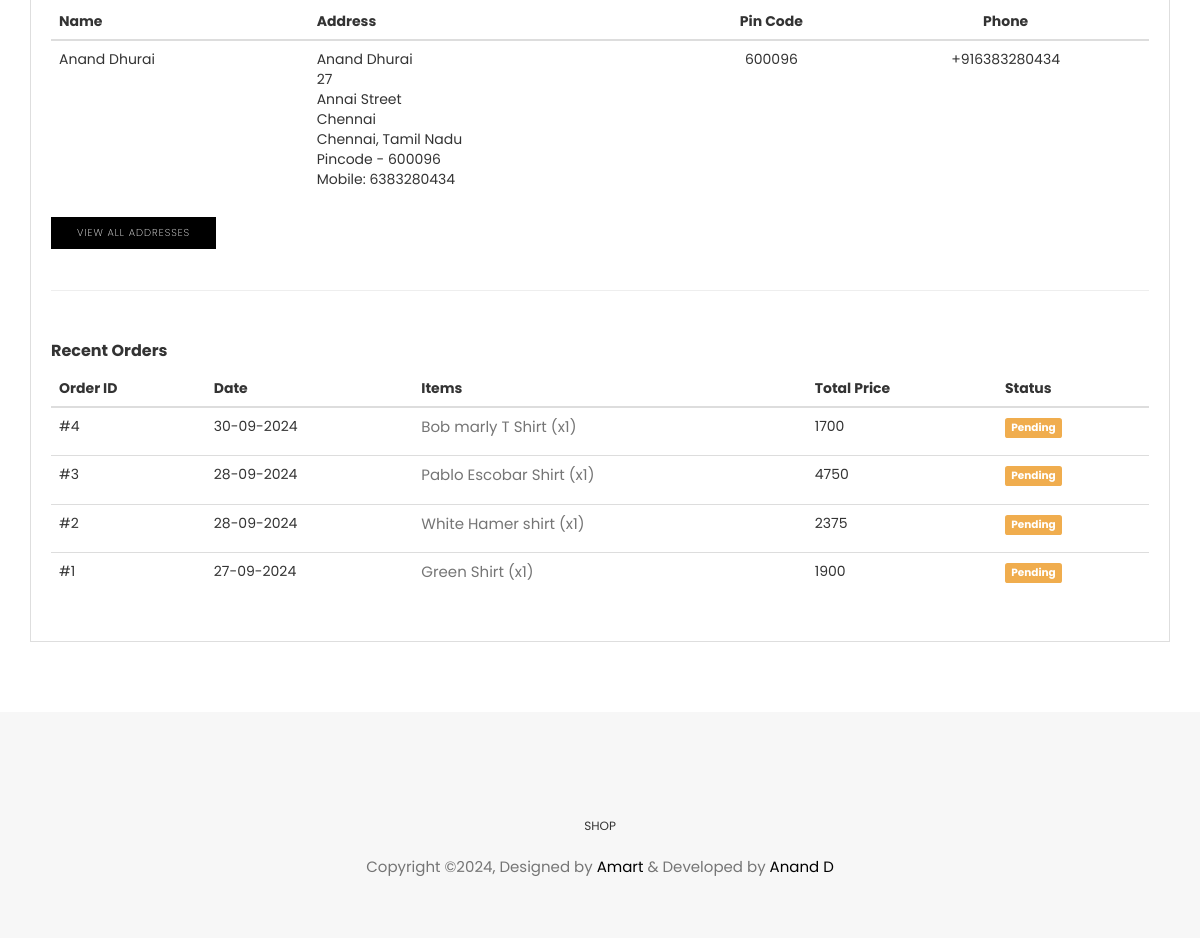
Page /customer/ (signed in, lower part) on the earlier database version.
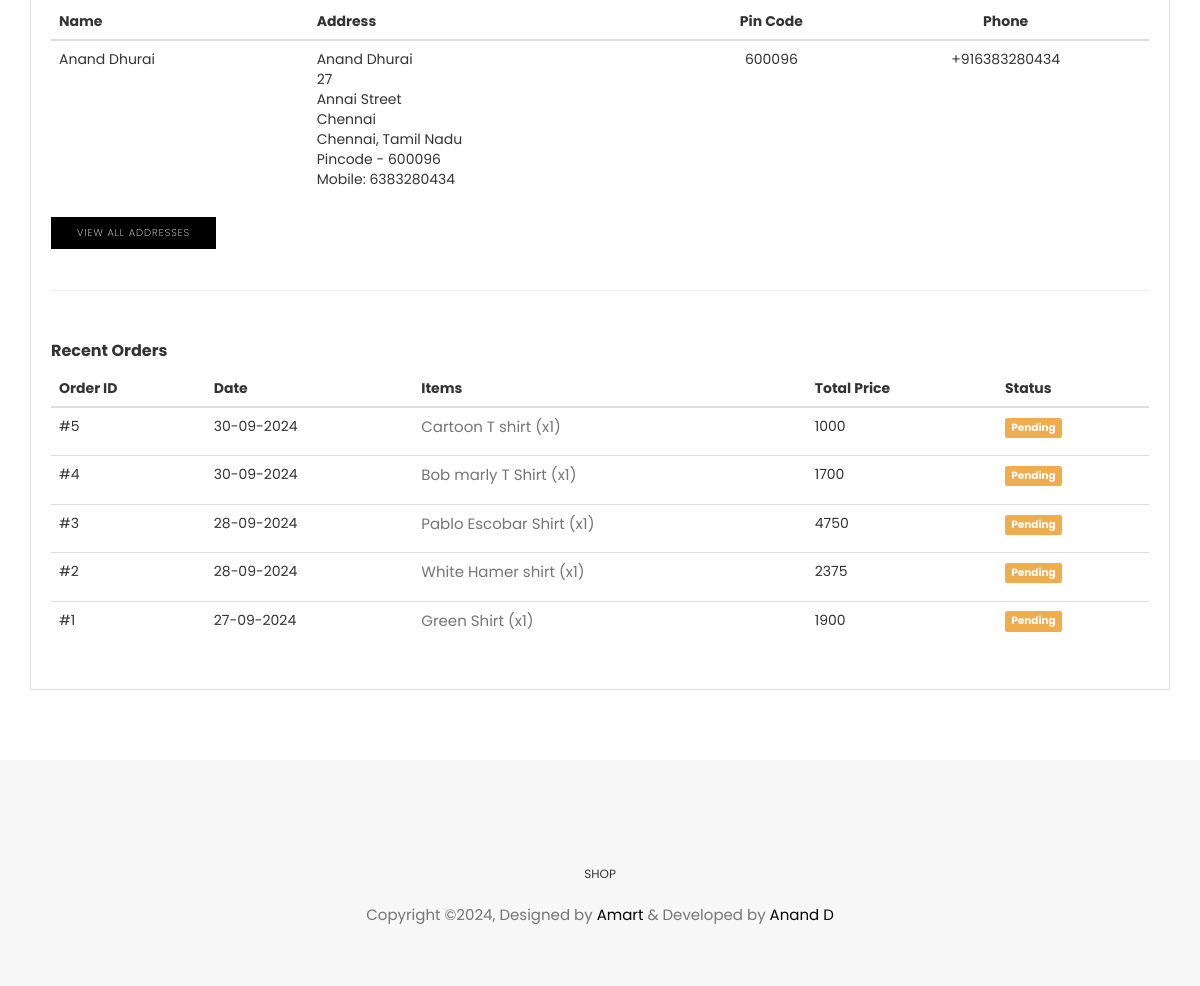
Same page on the later database version.
### customer/models.py (models this page shows, shortened)
class Order(models.Model):
    STATUS_CHOICES = [
        ("pending", "pending"),
        ("confirmed", "confirmed"),
        ("shipped", "shipped"),
        ("delivered", "delivered"),
    ]
    customer = models.ForeignKey(Customer, on_delete=models.CASCADE)
    address = models.TextField()
    total_amount = models.PositiveIntegerField()
    discount = models.PositiveIntegerField(null=True, blank=True)
    offer = models.PositiveIntegerField(null=True, blank=True)
    coupon = models.ForeignKey(Coupon, on_delete=models.SET_NULL, null=True, blank=True)
    is_paid = models.BooleanField(default=False)
    payment_method = models.TextField()
    status = models.CharField(max_length=20, choices=STATUS_CHOICES, default="pending")
    created_at = models.DateTimeField(auto_now_add=True)
    updated_at = models.DateTimeField(auto_now=True)
    class Meta:
        ordering = ["-created_at"]

class OrderItem(models.Model):
    STATUS_CHOICES = [
        ("pending", "pending"),
        ("confirmed", "confirmed"),
        ("shipped", "shipped"),
        ("delivered", "delivered"),
        ("cancelled", "cancelled"),
    ]
    order = models.ForeignKey(Order, related_name="items", on_delete=models.CASCADE)
    product = models.ForeignKey(Product, on_delete=models.CASCADE)
    inventory = models.ForeignKey(Inventory, on_delete=models.CASCADE, default=1)
    size = models.CharField(max_length=2, default="S")
    price = models.PositiveIntegerField(validators=[MinValueValidator(1)])
    quantity = models.PositiveIntegerField(default=1)
    status = models.CharField(max_length=20, choices=STATUS_CHOICES, default="pending")

### product/models.py (models this page shows, shortened)
class Product(SoftDeleteModel):
    name = models.CharField(max_length=100)
    description = models.TextField(max_length=511, null=True, blank=True)
    main_category = models.ForeignKey(
        Category, on_delete=models.CASCADE, related_name="main_category_products"
    )
    subcategories = models.ManyToManyField(
        Category, related_name="subcategory_products", blank=True
    )
    mrp = models.PositiveIntegerField(
        validators=[MinValueValidator(1)], null=True, blank=True
    )
    is_available = models.BooleanField(default=True)
    slug = models.SlugField(unique=True, max_length=100)
    created_at = models.DateTimeField(auto_now_add=True)
    last_modified_at = models.DateTimeField(auto_now=True)
    approved = models.BooleanField(default=True)
    approved_objects = ApprovedProductManager()

### customer/views.py (the view)
# urls.py: path("", views.dashboard, name="customer_dashboard"),
def dashboard(request):
    try:
        customer = Customer.objects.get(id=request.user.id)
    except Customer.DoesNotExist:
        customer = None
    orders = (
        Order.objects.filter(customer=customer)
        .prefetch_related(
            Prefetch("items", queryset=OrderItem.objects.select_related("product"))
        )
        .annotate(total_quantity=Sum("items__quantity"))
        .order_by("-created_at")[:5]
    )
    try:
        customer.address = Address.objects.get(customer=customer, is_default=True)
    except Address.DoesNotExist:
        pass
    context = {"customer": customer, "orders": orders}
    return render(request, "customer/customer-dashboard.html", context)

### templates/customer/customer-dashboard.html (shortened to what the changed rows need)
{% extends "home/base.html" %}
{% load static %}
{% block content %}
    <section class="user-dashboard page-wrapper">
        <div class="container">
            <div class="row">
                <div class="col-md-12">
                    <div class="dashboard-wrapper user-dashboard dashboard-user-profile">
                        <br>
                        <br>
                        <div class="total-order mt-20">
                            {% if customer.address %}
                            <div class="table-responsive">
                                <table class="table">
                                    <thead>
                                        <tr>
                                        <th>Name</th>
                                        <th>Address</th>
                                        <th><center>Pin Code</center></th>
                                        <th><center>Phone</center></th>
                                        </tr>
                                    </thead>
                                </table>
                            </div>
                            {% else %}
                            <p>No Addresses Added Yet. Add One Now for Seamless Shopping!</p>
                            <hr>
                            <a href="{% url "new_address" %}" class="btn btn-main btn-small">Add New Address</a >
                            {% endif %}
                        </div>
                        <br>
                        <br>
                        <div>
                            {% if orders %}
                            <div class="table-responsive">
                                <table class="table">
                                    <thead>
                                        <tr>
                                            <th>Order ID</th>
                                            <th>Date</th>
                                            <th>Items</th>
                                            <th>Total Price</th>
                                            <th>Status</th>
                                        </tr>
                                    </thead>
                                    <tbody>
                                        {% for order in orders %}
                                            <tr>
                                                <td>#{{ order.id }}</td>
                                                <td>{{ order.created_at|date:"d-m-Y" }}</td>
                                                <td>
                                                    {% for order_item in order.items.all %}
                                                    <p>{{ order_item.product.name }} (x{{ order_item.quantity }})</p>
                                                    {% endfor %}
                                                </td>
                                                <td>{{ order.total_amount }}</td>
                                                <td>
                                                    {% if order.status == "pending" %}
                                                        <span class="label label-warning">Pending</span>
                                                    {% elif order.status == "cancelled" %}
                                                        <span class="label label-danger">Cancelled</span>
                                                    {% elif order.status == "confirmed" %}
                                                        <span class="label label-info">Confirmed</span>
                                                    {% elif order.status == "shipped" %}
                                                        <span class="label label-primary">Shipped</span>
                                                    {% elif order.status == "delivered" %}
                                                        <span class="label label-success">Delivered</span>
                                                    {% endif %}
                                                </td>
                                            </tr>
                                        {% endfor %}
                                    </tbody>
                                </table>
                            </div>
                            {% else %}
                            <p>No Orders Yet. Shop Now!</p>
                            <hr>
                            <a href="{% url "shop" %}" class="btn btn-main btn-small">Shop Now</a >
                            {% endif %}
                        </div>
                    </div>
                </div>
            </div>
        </div>
    </section>
{% endblock content %}

Differences in the rows shown:
added Order: id "5", created_at "30-09-2024", total_amount "1000", status "Pending"
added OrderItem: product.name "Cartoon T shirt", quantity "1", shown under "5"
